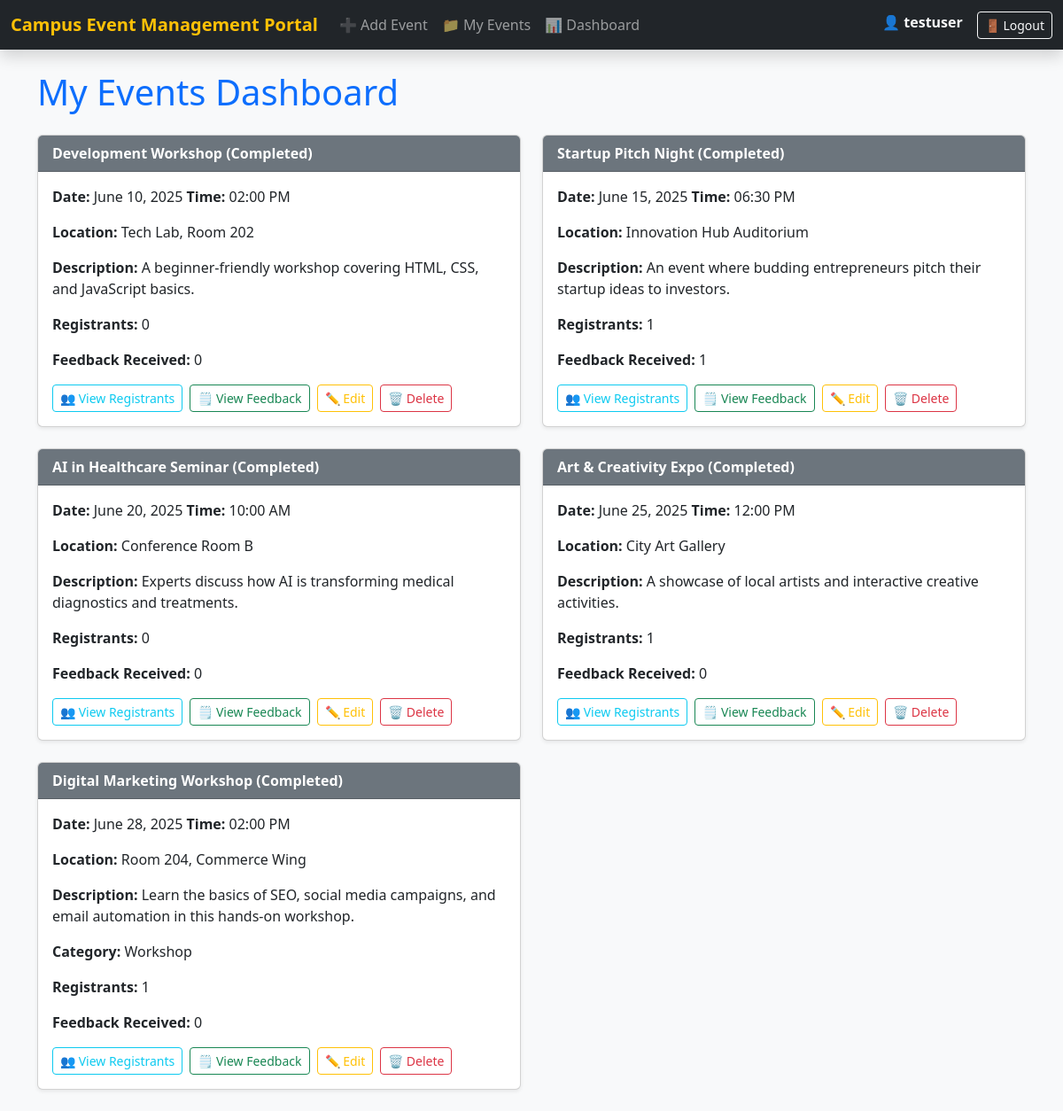
The app's page /my_events (signed in) with its own data.
### models.py (models this page shows, shortened)
class User(db.Model, UserMixin):
    __tablename__ = 'user'
    id = db.Column(db.Integer, primary_key=True)
    username = db.Column(db.String(80), unique=True, nullable=False)
    email = db.Column(db.String(120), unique=True, nullable=False)
    password_hash = db.Column(db.String(128), nullable=False)
    role = db.Column(db.String(10), default='user')  # 'admin' or 'user'
    events = db.relationship('Event', backref='organizer', lazy=True)
    registrations = db.relationship('EventRegistration', backref='user', lazy=True)
    feedbacks = db.relationship('Feedback', backref='user', lazy=True)

class Event(db.Model):
    __tablename__ = 'events'
    id = db.Column(db.Integer, primary_key=True)
    title = db.Column(db.String(200), nullable=False)
    description = db.Column(db.Text, nullable=False)
    location = db.Column(db.String(200), nullable=False)
    event_date = db.Column(db.Date, nullable=False)
    event_time = db.Column(db.Time, nullable=False)
    created_at = db.Column(db.DateTime, default=datetime.utcnow)
    updated_at = db.Column(db.DateTime, default=datetime.utcnow, onupdate=datetime.utcnow)
    organizer_id = db.Column(db.Integer, db.ForeignKey('user.id'), nullable=False)
    category_id = db.Column(db.Integer, db.ForeignKey('categories.id'))
    registrations = db.relationship('EventRegistration', backref='event', lazy=True)
    feedbacks = db.relationship('Feedback', backref='event', lazy=True)

class Category(db.Model):
    __tablename__ = 'categories'
    id = db.Column(db.Integer, primary_key=True)
    name = db.Column(db.String(100), unique=True, nullable=False)
    events = db.relationship('Event', backref='category', lazy=True)

### app.py (the view)
@app.route('/my_events')
@login_required
def my_events():
    events = Event.query.filter_by(organizer_id=current_user.id).order_by(Event.event_date).all()
    event_data = []
    for event in events:
        registrants = EventRegistration.query.filter_by(event_id=event.id).count()
        feedbacks = Feedback.query.filter_by(event_id=event.id).all()
        event_data.append({'event': event, 'registrants': registrants, 'feedbacks': feedbacks})
    return render_template('my_events.html', event_data=event_data, current_date=date.today())

### app.py (called while the page is built)
@login_manager.user_loader
def load_user(user_id):
    return User.query.get(int(user_id))

@app.context_processor
def inject_app_name():
    return dict(app_name=CEMP_FULL_NAME)

### templates/my_events.html (shortened to what this page needs)
{% extends "base.html" %}
{% block content %}
<h1 class="text-primary mb-4">My Events Dashboard</h1>
{% if event_data %}
  <div class="row">
    {% for item in event_data %}
      <div class="col-md-6">
        <div class="card mb-4 shadow-sm">
          {% if item.event.event_date < current_date %}
            <div class="card-header bg-secondary text-white">
              <strong>{{ item.event.title }} (Completed)</strong>
            </div>
          {% else %}
            <div class="card-header bg-primary text-white">
              <strong>{{ item.event.title }}</strong>
            </div>
          {% endif %}
          <div class="card-body">
            <p><strong>Date:</strong> {{ item.event.event_date.strftime('%B %d, %Y') }} <strong>Time:</strong> {{ item.event.event_time.strftime('%I:%M %p') }}</p>
            <p><strong>Location:</strong> {{ item.event.location }}</p>
            <p><strong>Description:</strong> {{ item.event.description }}</p>
            {% if item.event.category %}
              <p><strong>Category:</strong> {{ item.event.category.name }}</p>
            {% endif %}
            <p><strong>Registrants:</strong> {{ item.registrants }}</p>
            <p><strong>Feedback Received:</strong> {{ item.feedbacks|length }}</p>
            <div class="d-flex flex-wrap gap-2">
              <a href="{{ url_for('view_registrants', event_id=item.event.id) }}" class="btn btn-outline-info btn-sm">👥 View Registrants</a>
              {% if item.event.event_date <= current_date %}
                <a href="{{ url_for('view_feedback', event_id=item.event.id) }}" class="btn btn-outline-success btn-sm">🗒 View Feedback</a>
              {% endif %}
              <a href="{{ url_for('edit_event', event_id=item.event.id) }}" class="btn btn-outline-warning btn-sm">✏️ Edit</a>
              <form method="POST" action="{{ url_for('delete_event', event_id=item.event.id) }}" class="d-inline">
                <button type="submit" class="btn btn-outline-danger btn-sm">🗑 Delete</button>
              </form>
            </div>
          </div>
        </div>
      </div>
    {% endfor %}
  </div>
{% else %}
  <p class="text-muted">You have not created any events yet.</p>
{% endif %}
{% endblock %}

### templates/base.html (shortened to what this page needs)
<!DOCTYPE html>
<html lang="en">
<head>
  <link href="https://cdn.jsdelivr.net/npm/bootstrap@5.3.0/dist/css/bootstrap.min.css" rel="stylesheet">
</head>
<body class="bg-light">
  <nav class="navbar navbar-expand-lg navbar-dark bg-dark mb-4 shadow">
    <div class="container-fluid">
      <a class="navbar-brand fw-bold text-warning" href="{{ url_for('home') }}">Campus Event Management Portal</a>
      <div class="collapse navbar-collapse" id="navbarNav">
        <ul class="navbar-nav me-auto">
          <li class="nav-item"><a class="nav-link" href="{{ url_for('add_event') }}">➕ Add Event</a></li>
          <li class="nav-item"><a class="nav-link" href="{{ url_for('my_events') }}">📁 My Events</a></li>
          <li class="nav-item"><a class="nav-link" href="{{ url_for('dashboard') }}">📊 Dashboard</a></li>
        </ul>
        <ul class="navbar-nav">
          <li class="nav-item"><span class="navbar-text text-light me-3">👤 <strong>{{ current_user.username }}</strong></span></li>
          <li class="nav-item"><a class="btn btn-outline-light btn-sm" href="{{ url_for('logout') }}">🚪 Logout</a></li>
        </ul>
      </div>
    </div>
  </nav>
  <main class="container">
    {% block content %}{% endblock %}
  </main>
</body>
</html>

### records on screen
User: username "testuser"
Event: event "Development Workshop", event.event_date "June 10, 2025", event.event_time "02:00 PM", event.location "Tech Lab, Room 202", event.description "A beginner-friendly workshop covering HTML, CSS, and JavaScript basics."
Event: event "Startup Pitch Night", event.event_date "June 15, 2025", event.event_time "06:30 PM", event.location "Innovation Hub Auditorium", event.description "An event where budding entrepreneurs pitch their startup ideas to investors."
Event: event "AI in Healthcare Seminar", event.event_date "June 20, 2025", event.event_time "10:00 AM", event.location "Conference Room B", event.description "Experts discuss how AI is transforming medical diagnostics and treatments."
Event: event "Art & Creativity Expo", event.event_date "June 25, 2025", event.event_time "12:00 PM", event.location "City Art Gallery", event.description "A showcase of local artists and interactive creative activities."
Event: event "Digital Marketing Workshop", event.event_date "June 28, 2025", event.event_time "02:00 PM", event.location "Room 204, Commerce Wing", event.description "Learn the basics of SEO, social media campaigns, and email automation in this hands-on workshop."
Category: event.category.name "Workshop"

### other values on screen
{{ item.registrants }} "0" "1" "0" "1" "1"
{{ item.feedbacks|length }} "0" "1" "0" "0" "0"
